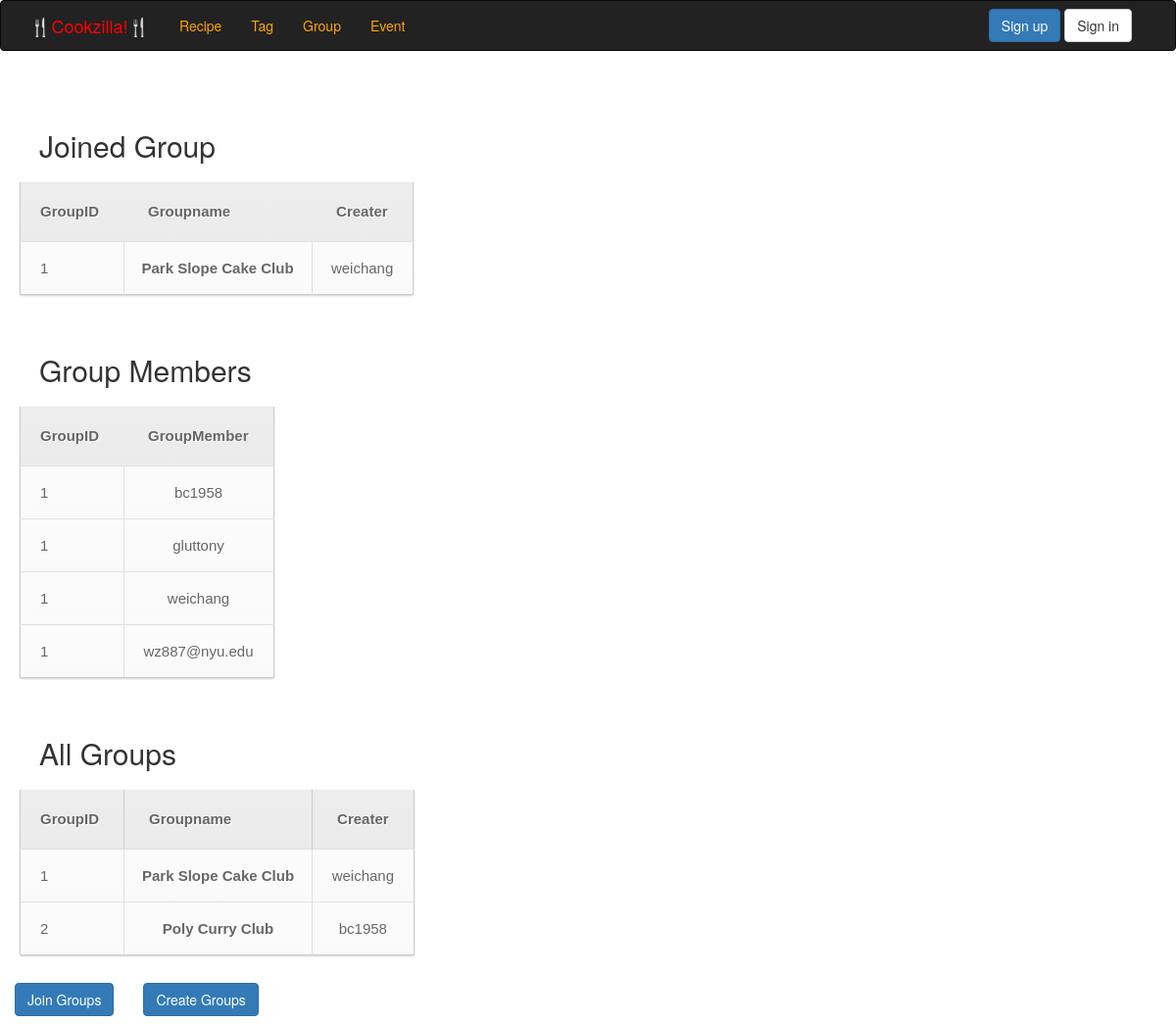
Screenshot of /group.php (signed in) with the database file from the repository.
### tables this page shows
create table user_group(
	gid int auto_increment,
	gname varchar(40),
	creater varchar(40),
	primary key (gid),
	foreign key (creater) references users(uname)
)
auto_increment = 10000;

create table group_mem(
	gid int,
	uname varchar(40),
	primary key (gid, uname),
	foreign key (uname) references users(uname)
);

### group.php (the view, shortened to what this page needs)
<head>
  <link href="css/bootstrap.min.css" rel="stylesheet">
</head>
<body>
<div class="navbar navbar-inverse navbar-extra" >
        <div class="container">
          <div class="navbar-header" >
            <a class="navbar-brand" href="/cookzilla"><font color="red">🍴Cookzilla!🍴</font></a>
          </div>
          <div class="navbar-collapse collapse">
            <ul class="nav navbar-nav">
              <li id="subscribe">
                <a href="/subscribe/"><font color="orange">Recipe</font></a>
              </li>
              <li id="subscribe">
                <a href="/subscribe/"><font color="orange">Tag</font></a>
              </li>
              <li id="subscribe">
                <a href="/subscribe/"><font color="orange">Group</font></a>
              </li>
              <li id="subscribe">
                <a href="/subscribe/"><font color="orange">Event</font></a>
              </li>
            </ul>
            <div class="navbar-form navbar-right">
              <a class="btn btn-primary" href="/cookzilla3/signup.php">Sign up</a>
              <a class="btn btn-default" href="/cookzilla3/signin.php">Sign in</a>
            </div>
          </div>
        </div>
      </div>
<br>
<?php
$uname = $_SESSION['uname'];
echo "<h2 style= \"margin-left:40px\">Joined Group</h2>";
$result2 = mysql_query("SELECT U.gid ,U.gname , U.creater
FROM user_group U, group_mem G
WHERE U.gid = G.gid and G.uname = '$uname'");
echo "
<table>
<tr>
<th>GroupID</th>
<th>Groupname</th>
<th>Creater</th>
</tr>"
;
while($row = mysql_fetch_array($result2))
  {
  echo "<tr>";
  echo "<td>" . $row['gid'] . "</td>";
  echo "<td><a href=\"joinEvent.php?gid=".urlencode($row['gid'])."\">".$row['gname']."</a>"."</td>";
  echo "<td>" . $row['creater'] . "</td>";
  echo "</tr>";
  }
echo "</table>";
echo '<br>';
echo "<h2 style= \"margin-left:40px\">Group Members</h2>";
$result3 = mysql_query("SELECT M1.gid,M1.uname
FROM group_mem M1, group_mem M2
WHERE M1.gid = M2.gid and M2.uname = '$uname' ");
echo "
<table >
<tr>
<th>GroupID</th>
<th>GroupMember</th>
</tr>";
while($row = mysql_fetch_array($result3))
  {
  echo "<tr>";
  echo "<td>" . $row['gid'] . "</td>";
  echo "<td>" . $row['uname'] . "</td>";
  echo "</tr>";
  }
echo "</table>";
echo '<br>';
echo "<h2 style= \"margin-left:40px\">All Groups</h2>";
$result1 = mysql_query("SELECT * FROM user_group");
echo "
<table border='1'>
<tr>
<th>GroupID</th>
<th>Groupname</th>
<th>Creater</th>
</tr>";
while($row = mysql_fetch_array($result1))
  {
  echo "<tr>";
  echo "<td>" . $row['gid'] . "</td>";
  echo "<td><a href=\"event.php?gid=".urlencode($row['gid'])."\">".$row['gname']."</a>"."</td>";
  echo "<td>" . $row['creater'] . "</td>";
  echo "</tr>";
  }
echo "</table>";
?>
<div class="navbar-form navbar-left">
              <a class="btn btn-primary" href="/cookzilla/joinGroup.php">Join Groups</a>
</div>
<div class="navbar-form navbar-left">
              <a class="btn btn-primary" href="/cookzilla/createGroup.php">Create Groups</a>
</div>

### group.php (style rules this page uses)
table a:link { color: #666; font-weight: bold; text-decoration:none; }
table { font-family:Arial, Helvetica, sans-serif; color:#666; font-size:12px; text-shadow: 1px 1px 0px #fff; background:#eaebec; margin:20px; border:#ccc 1px solid; -moz-border-radius:3px; -webkit-border-radius:3px; border-radius:3px; -moz-box-shadow: 0 1px 2px #d1d1d1; -webkit-box-shadow: 0 1px 2px #d1d1d1; box-shadow: 0 1px 2px #d1d1d1; }
table th { padding:21px 25px 22px 25px; border-top:1px solid #fafafa; border-bottom:1px solid #e0e0e0; background: #ededed; background: -webkit-gradient(linear, left top, left bottom, from(#ededed), to(#ebebeb)); background: -moz-linear-gradient(top, #ededed, #ebebeb); }
table th:first-child { text-align: left; padding-left:20px; }
table tr:first-child th:first-child { -moz-border-radius-topleft:3px; -webkit-border-top-left-radius:3px; border-top-left-radius:3px; }
table tr:first-child th:last-child { -moz-border-radius-topright:3px; -webkit-border-top-right-radius:3px; border-top-right-radius:3px; }
table tr { text-align: center; padding-left:20px; }
table tr td:first-child { text-align: left; padding-left:20px; border-left: 0; }
table tr td { padding:18px; border-top: 1px solid #ffffff; border-bottom:1px solid #e0e0e0; border-left: 1px solid #e0e0e0; background: #fafafa; background: -webkit-gradient(linear, left top, left bottom, from(#fbfbfb), to(#fafafa)); background: -moz-linear-gradient(top, #fbfbfb, #fafafa); }
table tr:last-child td { border-bottom:0; }
table tr:last-child td:first-child { -moz-border-radius-bottomleft:3px; -webkit-border-bottom-left-radius:3px; border-bottom-left-radius:3px; }
table tr:last-child td:last-child { -moz-border-radius-bottomright:3px; -webkit-border-bottom-right-radius:3px; border-bottom-right-radius:3px; }
table { font-family:Arial, Helvetica, sans-serif; color:#666; font-size:15px; text-shadow: 1px 1px 0px #fff; background:#eaebec; margin:20px; border:#ccc 1px solid; -moz-border-radius:3px; -webkit-border-radius:3px; border-radius:3px; -moz-box-shadow: 0 1px 2px #d1d1d1; -webkit-box-shadow: 0 1px 2px #d1d1d1; box-shadow: 0 1px 2px #d1d1d1; }

### rows the page displays
user_group: gid "1", gname "Park Slope Cake Club", creater "weichang"
group_mem: gid "1", uname "bc1958"
group_mem: gid "1", uname "gluttony"
group_mem: gid "1", uname "weichang"
group_mem: gid "1", uname "wz887@nyu.edu"
user_group: gid "2", gname "Poly Curry Club", creater "bc1958"
